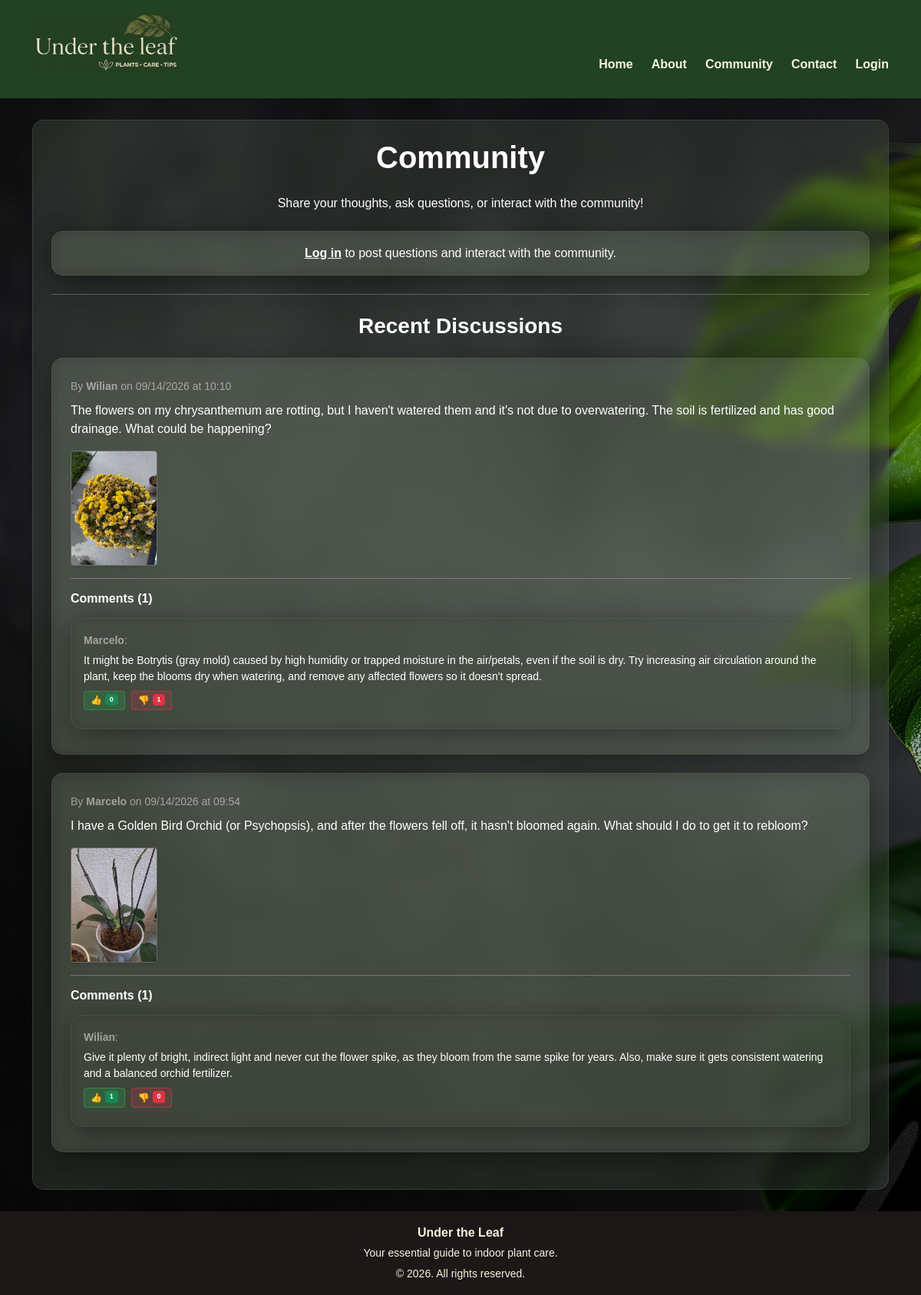
The app's page /forum, older data.
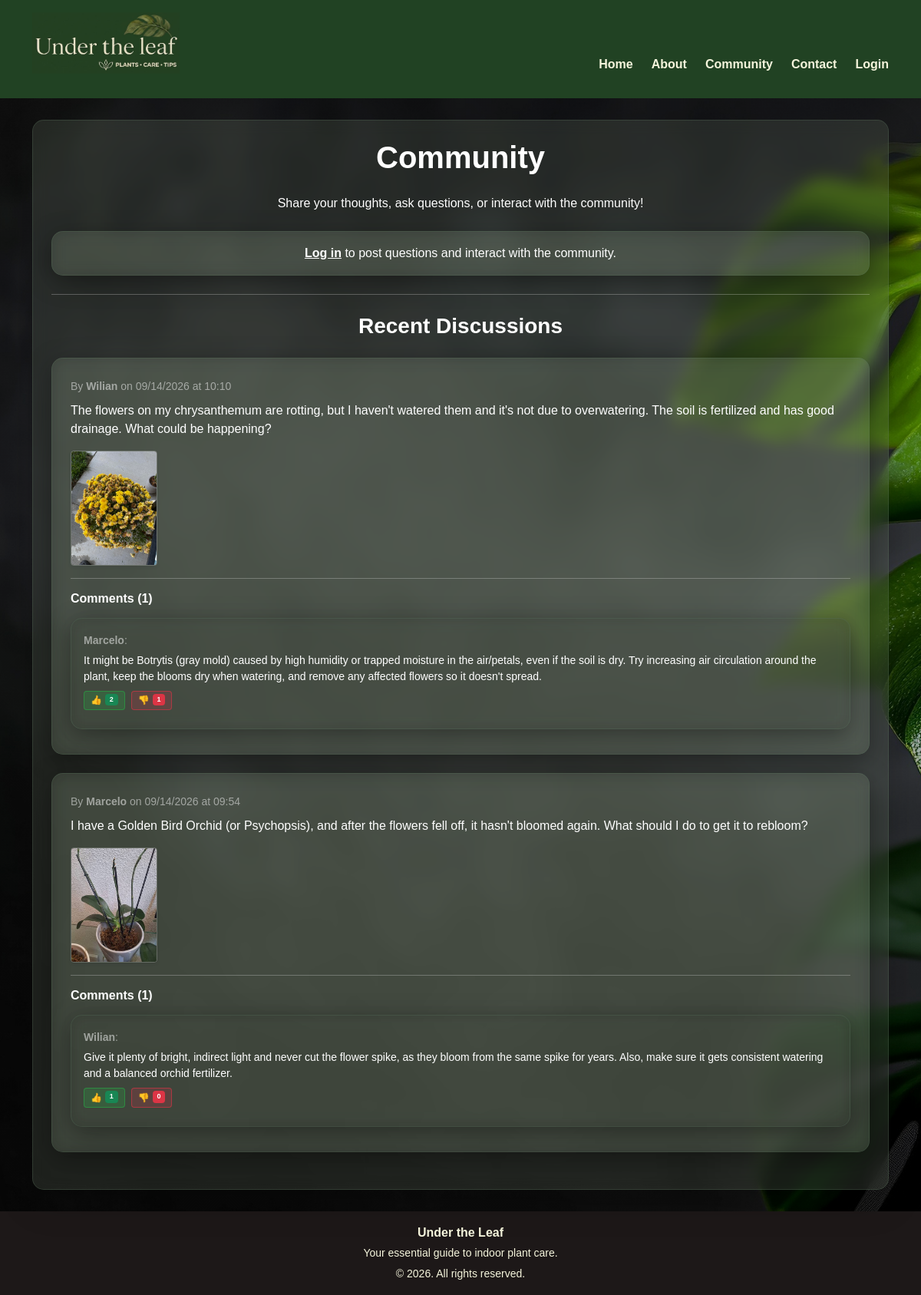
The same page, newer data.
### models.py (models this page shows)
class Question(db.Model):
    id = db.Column(db.Integer, primary_key=True)
    content = db.Column(db.Text, nullable=False)
    date_posted = db.Column(db.DateTime, nullable=False, default=datetime.utcnow)
    user_id = db.Column(db.Integer, db.ForeignKey('user.id'), nullable=False)
    image_file = db.Column(db.String(120), nullable=True)
    comments = db.relationship('Comment', backref='question', lazy=True, cascade="all, delete-orphan")

class User(db.Model, UserMixin):
    id = db.Column(db.Integer, primary_key=True)
    name = db.Column(db.String(100), nullable=False)
    email = db.Column(db.String(120), unique=True, nullable=False)
    password = db.Column(db.String(100), nullable=False)
    questions = db.relationship('Question', backref='author', lazy=True, cascade="all, delete-orphan")
    comments = db.relationship('Comment', back_populates='author', lazy=True, cascade="all, delete-orphan")

class Comment(db.Model):
    id = db.Column(db.Integer, primary_key=True)
    content = db.Column(db.Text, nullable=False)
    date_posted = db.Column(db.DateTime, nullable=False, default=datetime.utcnow)
    user_id = db.Column(db.Integer, db.ForeignKey('user.id'), nullable=False)
    question_id = db.Column(db.Integer, db.ForeignKey('question.id'), nullable=False)
    likes = db.Column(db.Integer, default=0, nullable=False)
    dislikes = db.Column(db.Integer, default=0, nullable=False)
    author = db.relationship('User', back_populates='comments')

### app.py (the view, shortened to what this page needs)
@app.route('/forum', methods=['GET', 'POST'])
def forum():
    form = QuestionForm()
    questions = Question.query.order_by(Question.date_posted.desc()).all()
    comment_form = CommentForm()
    return render_template('forum.html', questions=questions, form=form, comment_form=comment_form)

### templates/forum.html (shortened to what this page needs)
{% extends 'base.html' %}
{% block content %}
<div class="container my-2 mb-0 text-white">
    <div class="glass p-4 shadow-lg">
        <h1 class="fw-bold mb-4 text-center">Community</h1>
        <p class="text-center mb-4">Share your thoughts, ask questions, or interact with the community!</p>
        {% if current_user.is_authenticated %}
        <div class="glass p-4 mb-4">
            <div class="d-flex justify-content-between align-items-center">
                <h5 class="mb-0 fw-bold">Share a question or tip</h5>
                <button class="btn btn-glass-green px-4 py-2 fw-bold" type="button" data-bs-toggle="collapse" data-bs-target="#collapseQuestionForm" aria-expanded="false" aria-controls="collapseQuestionForm">
                    Add
                </button>
            </div>
            <div class="collapse mt-3" id="collapseQuestionForm">
                <form method="POST" enctype="multipart/form-data">
                    {{ form.hidden_tag() }}
                    <div class="mb-3">
                        {{ form.content(class="form-control", rows="3", placeholder="What would you like to ask or share about plants?", style="background: transparent; color: white; border: 1px solid rgba(255, 255, 255, 0.4);") }}
                    </div>
                    <div class="mb-3">
                        <label for="image" class="form-label small text-white-50">Attach Image (optional)</label>
                        <input type="file" name="image" class="form-control" id="image"
                            style="background: transparent; color: white; border: 1px solid rgba(255, 255, 255, 0.4);">
                    </div>
                    <button type="submit" class="btn btn-glass-green px-4 py-2 fw-bold">Post</button>
                </form>
            </div>
        </div>
        {% else %}
        <div class="glass p-3 mb-4 text-center">
            <p class="m-0">
                <a href="{{ url_for('login') }}" class="text-white fw-bold text-decoration-underline">Log in</a> to post
                questions and interact with the community.
            </p>
        </div>
        {% endif %}
        <hr class="my-4" style="border-color: rgba(255, 255, 255, 0.3);">
        <h3 class="fw-bold mb-4 text-center">Recent Discussions</h3>
        {% for q in questions %}
        <div class="glass p-4 mb-4">
            <div class="mb-2">
                <span class="text-white-50 small">By <strong>{{ q.author.name }}</strong> on {{
                    q.date_posted.strftime('%m/%d/%Y at %H:%M') }}</span>
            </div>
            <p class="text-white fs-6 mb-3" style="white-space: pre-line;">{{ q.content }}</p>
            {% if q.image_file %}
            <div class="mb-3">
                <img src="{{ url_for('static', filename='uploads/' + q.image_file) }}" alt="Question Image"
                    class="img-fluid rounded shadow-sm"
                    style="max-height: 150px; border: 1px solid rgba(255, 255, 255, 0.2);">
            </div>
            {% endif %}
            <hr style="border-color: rgba(255, 255, 255, 0.2);">
            <div class="mt-3">
                <h6 class="fw-bold mb-3">Comments ({{ q.comments|length }})</h6>
                {% for comment in q.comments %}
                <div class="p-3 mb-2 glass" style="background: rgba(0, 0, 0, 0.15);">
                    <div class="mb-1">
                        <small class="text-white-50"><strong>{{ comment.author.name }}</strong>:</small>
                    </div>
                    <p class="text-white m-0 small mb-2">{{ comment.content }}</p>
                    <div class="d-flex align-items-center gap-2 flex-wrap mb-2">
                        <form action="{{ url_for('like_comment', comment_id=comment.id) }}" method="POST"
                            class="d-inline">
                            <button type="submit"
                                class="btn btn-glass-green px-2 py-1 fw-bold d-flex align-items-center gap-1"
                                style="font-size: 0.75rem; line-height: 1;">
                                👍 <span class="badge bg-success">{{ comment.likes }}</span>
                            </button>
                        </form>
                        <form action="{{ url_for('dislike_comment', comment_id=comment.id) }}" method="POST"
                            class="d-inline">
                            <button type="submit"
                                class="btn btn-glass-red px-2 py-1 fw-bold d-flex align-items-center gap-1"
                                style="font-size: 0.75rem; line-height: 1;">
                                👎 <span class="badge bg-danger">{{ comment.dislikes }}</span>
                            </button>
                        </form>
                    </div>
                </div>
                {% endfor %}
            </div>
        </div>
        {% endfor %}
    </div>
</div>
{% endblock %}

### templates/base.html (shortened to what this page needs)
<!DOCTYPE html>
<html lang="en">
<head>
    <link href="https://cdn.jsdelivr.net/npm/bootstrap@5.0.2/dist/css/bootstrap.min.css" rel="stylesheet">
    <link rel="stylesheet" href="{{ url_for('static', filename='css/style.css') }}">
</head>
<body class="d-flex flex-column .min-vh-100">
    <header class="custom-header py-0">
        <nav class="navbar navbar-expand-lg navbar-dark h-100">
            <div class="container d-flex justify-content-between align-items-end h-100 pb-3">
                <div class="d-flex justify-content-start">
                    <a href="{{ url_for('home') }}">
                        <img src="{{ url_for('static', filename='img/logo.jpg') }}"
                            alt="Logo - Under the Leaf - Pants/ Care/ Tips" height="80">
                    </a>
                </div>
                <div class="collapse navbar-collapse justify-content-end" id="navbarNav">
                    <div class="d-flex flex-row gap-4">
                        <a class="text-white text-decoration-none fw-bold menu-link"
                            href="{{ url_for('home') }}">Home</a>
                        <a class="text-white text-decoration-none fw-bold menu-link"
                            href="{{ url_for('about') }}">About</a>
                        <a class="text-white text-decoration-none fw-bold menu-link"
                            href="{{ url_for('forum') }}">Community</a>
                        <a class="text-white text-decoration-none fw-bold menu-link"
                            href="{{ url_for('contact') }}">Contact</a>
                        {% if current_user.is_authenticated %}
                        <span class="text-white fw-bold">Hello, {{ current_user.name }}</span>
                        <a class="btn btn-sm fw-bold text-white" style="background-color: #5cab5e;"
                            href="{{ url_for('logout') }}">Logout</a>
                        {% else %}
                        <a class="text-white text-decoration-none fw-bold menu-link"
                            href="{{ url_for('login') }}">Login</a>
                        {% endif %}
                    </div>
                </div>
            </div>
        </nav>
    </header>
    <main class="flex-grow-1">
        {% block content %}{% endblock %}
    </main>
    <footer class="text-center custom-footer py-3 mt-2">
        <div class="container">
            <p class="mb-1 fw-bold">Under the Leaf</p>
            <p class="mb-1" style="font-size: 14px;">Your essential guide to indoor plant care.</p>
            <small>&copy; 2026. All rights reserved.</small>
        </div>
    </footer>
</body>
</html>
</html>

### static/css/style.css (style rules this page uses)
body { display: flex; flex-direction: column; min-height: 100vh; margin: 0; padding: 0; overflow-x: hidden; font-family: Arial, Helvetica, sans-serif; background: linear-gradient(rgba(0, 0, 0, 0.3), rgba(0, 0, 0, 0.3)), url('../img/background.jpg') no-repeat center center fixed; background-size: cover; background-repeat: no-repeat; background-attachment: fixed; }
main { flex: 1; padding: 20px 0; }
.custom-header { background-color: #214223 !important; width: 100%; z-index: 1000; min-height: 120px; }
.custom-footer { background-color: #1d1818 !important; color: #f5f5dc !important; padding: 2rem 0; }
.glass { background: rgba(122, 136, 118, 0.2); backdrop-filter: blur(10px); -webkit-backdrop-filter: blur(10px); border: 1px solid rgba(95, 120, 96, 0.3); border-radius: 15px; box-shadow: 0 8px 32px 0 rgba(0, 0, 0, 0.37); padding: 20px; }
.menu-link { color: #f5f5dc !important; text-decoration: none; font-weight: bold; transition: color 0.3s ease; }
.btn-glass-green { background: rgba(40, 167, 69, 0.25); border: 1px solid rgba(40, 167, 69, 0.6); color: #ffffff; }
.btn-glass-red { background: rgba(220, 53, 69, 0.2); border: 1px solid rgba(220, 53, 69, 0.6); color: #ffcccc; }
@media (min-width: 992px) { .navbar-collapse { align-self: flex-end; } }
body, html { height: 100%; margin: 0; }
.custom-header { height: auto !important; min-height: auto !important; }
.custom-header .navbar { padding-top: 1rem !important; padding-bottom: 1rem !important; height: auto !important; }
.custom-header .navbar .container { flex-wrap: wrap !important; }
.navbar-collapse { flex-basis: 100% !important; width: 100% !important; margin-top: 1rem !important; border-top: 1px solid rgba(245, 245, 220, 0.1); padding-top: 1rem !important; }
@media (min-width: 992px) { .navbar-collapse { display: flex !important; flex-basis: auto !important; width: auto !important; border-top: none !important; margin-top: 0 !important; padding-top: 0 !important; } }
@media (min-width: 992px) { .navbar-collapse > .d-flex { flex-direction: row !important; justify-content: flex-end !important; align-items: center !important; gap: 1.5rem !important; width: auto !important; margin: 0 !important; } }
@media (min-width: 992px) { .navbar-collapse > .d-flex .menu-link { display: inline !important; padding: 0 !important; text-align: left !important; width: auto !important; } }

Row changes from the older to the newer data that the page shows:
changed Comment "Marcelo": likes "0" → "2"
